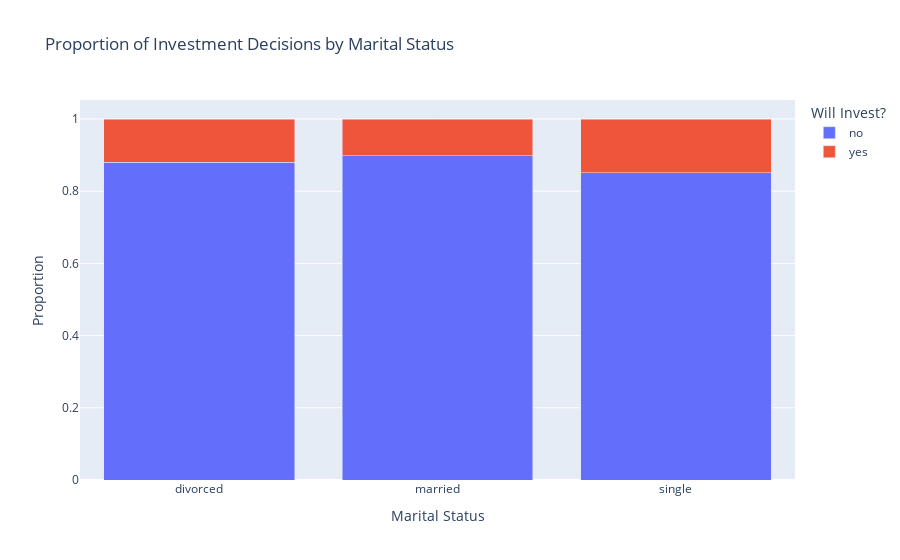

Notebook code cell kept with this figure:
### Code cell
fig3 = px.bar(
    marital_counts,
    x='marital',
    y='proportion',
    color='y',
    barmode='stack',
    title="Proportion of Investment Decisions by Marital Status",
    labels={
        'marital': 'Marital Status',
        'proportion': 'Proportion',
        'y': 'Will Invest?'
    }
)
fig3.show()

### Figure 1 — Plotly figure (JSON) as saved in the notebook; plotly's stock layout.template omitted (floating-point values rounded to 4 significant figures)
{"data": [{"hovertemplate": "Will Invest?=no<br>Marital Status=%{x}<br>Proportion=%{y}<extra></extra>", "legendgroup": "no", "marker": {"color": "#636efa", "pattern": {"shape": ""}}, "name": "no", "orientation": "v", "showlegend": true, "textposition": "auto", "type": "bar", "x": ["divorced", "married", "single"], "xaxis": "x", "y": [0.8805, 0.8988, 0.8505], "yaxis": "y"}, {"hovertemplate": "Will Invest?=yes<br>Marital Status=%{x}<br>Proportion=%{y}<extra></extra>", "legendgroup": "yes", "marker": {"color": "#EF553B", "pattern": {"shape": ""}}, "name": "yes", "orientation": "v", "showlegend": true, "textposition": "auto", "type": "bar", "x": ["divorced", "married", "single"], "xaxis": "x", "y": [0.1195, 0.1012, 0.1495], "yaxis": "y"}], "layout": {"barmode": "stack", "legend": {"title": {"text": "Will Invest?"}, "tracegroupgap": 0}, "title": {"text": "Proportion of Investment Decisions by Marital Status"}, "xaxis": {"anchor": "y", "domain": [0, 1], "title": {"text": "Marital Status"}}, "yaxis": {"anchor": "x", "domain": [0, 1], "title": {"text": "Proportion"}}}}
